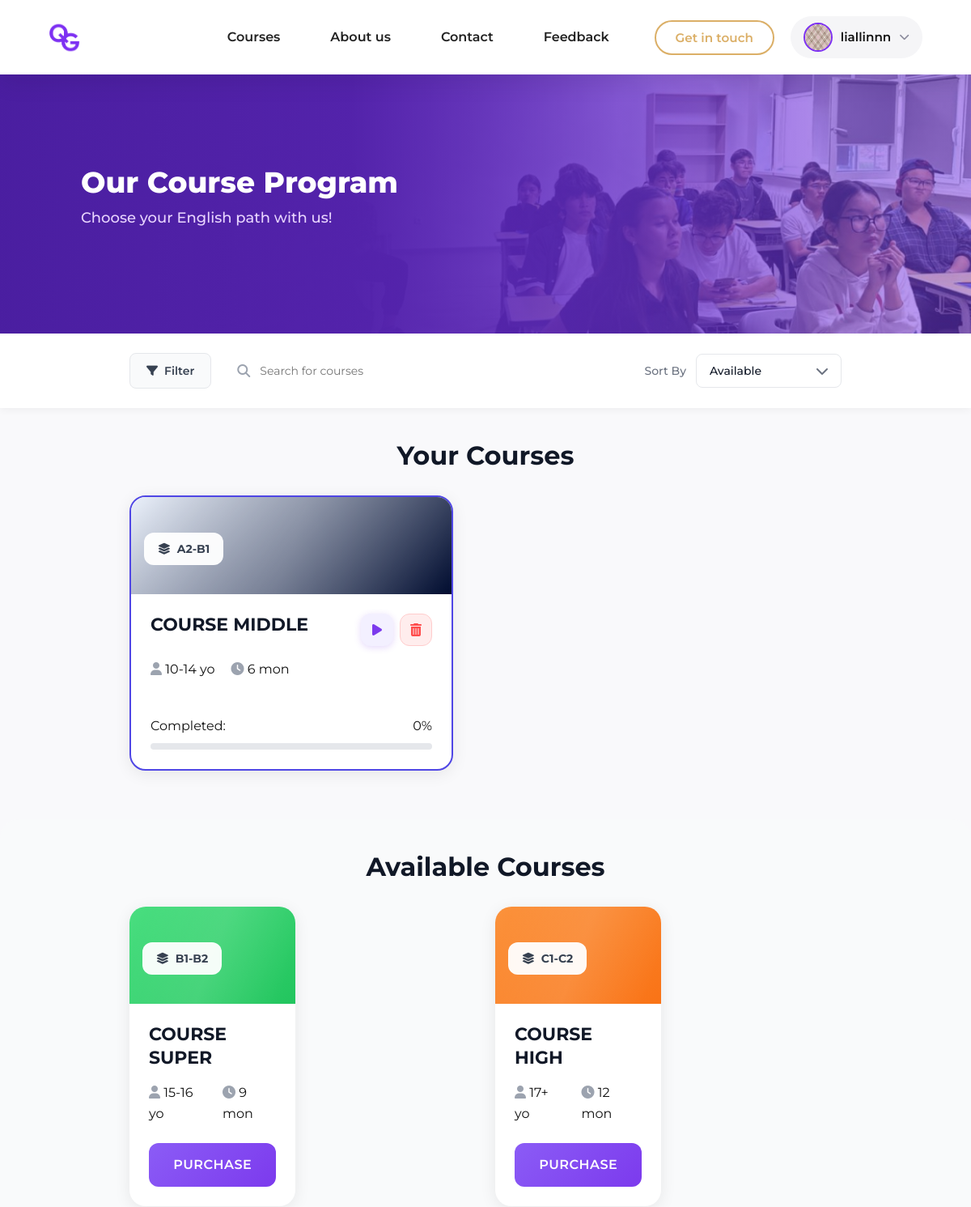
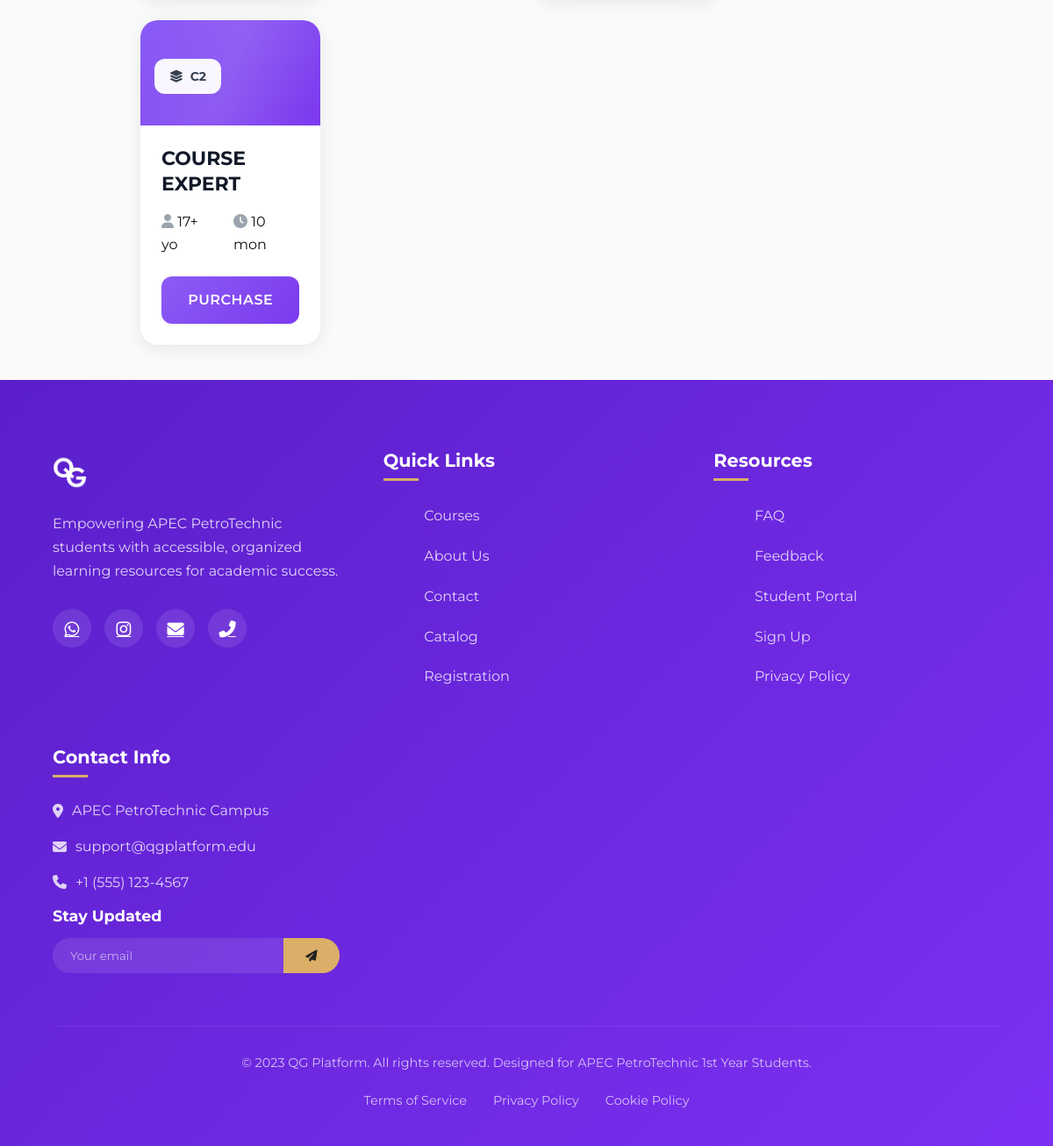
The app's page /courses/ (signed in) with its own data (2 pictures, top to bottom).
### users/models.py (models this page shows, shortened)
class UserProfile(models.Model):
    user = models.OneToOneField(User, on_delete=models.CASCADE)
    avatar = models.ImageField(upload_to='avatars/', blank=True, null=True)
    dob = models.DateField(blank=True, null=True)
    gender = models.CharField(max_length=20, blank=True, null=True)
    level = models.CharField(max_length=20, blank=True, null=True)

### english/models.py (models this page shows, shortened)
class Lesson(models.Model):
    title = models.CharField(max_length=200, unique=True)
    slug = models.SlugField(unique=True, null=True, blank=True)
    description = models.TextField()
    price = models.DecimalField(max_digits=10, decimal_places=2)
    duration = models.PositiveIntegerField(default=3)
    age_range = models.CharField(max_length=50)
    level = models.CharField(max_length=50)
    content_html = models.TextField(verbose_name="Detailed Course Content")
    materials = models.JSONField(default=list, blank=True)
    ratings = models.JSONField(default=dict, blank=True)

### english/views.py (the view)
# urls.py: path('courses/', views.courses, name='courses'),
@login_required
def courses(request):
    enrolled_lessons = Lesson.objects.filter(
        enrollment__user=request.user
    )
    all_lessons = Lesson.objects.all()
    return render(request, 'english/courses.html', {
        'enrolled_lessons': enrolled_lessons,
        'lessons': all_lessons,
    })

### english/templates/english/courses.html (shortened to what this page needs)
{% extends "english/base.html" %}
{% load static %}
{% block css %}
<link rel="stylesheet" href="{% static 'courses.css' %}">
{% endblock %}
{% block content %}
<section class="courses-hero">
  <div class="courses-hero-overlay"></div>
  <div class="courses-hero-content">
      <div class="courses-hero-text">
          <h1>Our Course Program</h1>
          <p>Choose your English path with us!</p>
      </div>
  </div>
</section>
<section class="filter-section">
  <div class="container">
      <div class="filter">
          <div class="filter-left">
              <button class="filter-btn">
                  <i class="fas fa-filter"></i> Filter
              </button>
              <div class="search-wrapper">
                  <i class="fas fa-search"></i>
                  <input type="text" id="courseSearch" placeholder="Search for courses">
              </div>
          </div>
          <div class="filter-right">
              <span class="sort-label">Sort By</span>
              <div class="select-wrapper">
                  <select class="sort-select" id="courseSort">
                      <option value="default">Available</option>
                  </select>
              </div>
          </div>
      </div>
  </div>
</section>
<section class="courses-section">
  <div class="container">
    <h2 class="section-title">Your Courses</h2>
    {% if enrolled_lessons %}
    <div class="courses-grid your-courses-grid">
      {% for lesson in enrolled_lessons %}
      <div class="course-card highlighted">
        <div class="course-image
          {% if lesson.slug == 'middle' %}blue-gradient
          {% elif lesson.slug == 'high' %}orange-gradient
          {% elif lesson.slug == 'expert' %}purple-gradient
          {% else %}green-gradient{% endif %}">
          <div class="gradient-animation"></div>
          <span class="badge">
            <i class="fas fa-layer-group"></i> {{ lesson.level }}
          </span>
        </div>
        <div class="course-body">
          <div class="title-row">
            <h3 class="course-title">{{ lesson.title }}</h3>
            <div class="course-actions">
              <a href="{% url 'english:course_material' lesson.slug %}" class="play-btn" title="Start Lesson">
                  <i class="fas fa-play"></i>
              </a>
              <form method="post" action="{% url 'english:remove_course' lesson.slug %}" class="remove-form">
                <button type="submit" class="remove-btn" title="Remove Course">
                    <i class="fas fa-trash-alt"></i>
                </button>
            </form>
            </div>
          </div>
          <div class="meta">
            <span><i class="fas fa-user"></i> {{ lesson.age_range }}</span>
            <span><i class="fas fa-clock"></i> {{ lesson.duration }} mon</span>
          </div>
          <div class="progress-section">
            <div class="progress-info">
              <span>Completed:</span>
              <span>0%</span>
            </div>
            <div class="progress-bar">
            </div>
          </div>
        </div>
      </div>
      {% endfor %}
    </div>
    {% else %}
      <p class="empty-text">You have not added any courses yet.</p>
    {% endif %}
  </div>
</section>
<section class="courses-section available">
  <div class="container">
      <h2 class="section-title">Available Courses</h2>
      <div class="courses-grid">
          {% for lesson in lessons %}
              {% if lesson not in enrolled_lessons %}
              <div class="course-card">
                  <div class="course-image
                      {% if lesson.slug == 'expert' %}purple-gradient
                      {% elif lesson.slug == 'high' %}orange-gradient
                      {% elif lesson.slug == 'middle' %}blue-gradient
                      {% else %}green-gradient{% endif %}">
                      <div class="gradient-animation"></div>
                      <span class="badge">
                          <i class="fas fa-layer-group"></i> {{ lesson.level }}
                      </span>
                  </div>
                  <div class="course-body">
                      <div class="title-row">
                          <h3 class="course-title">{{ lesson.title }}</h3>
                      </div>
                      <div class="meta">
                          <span><i class="fas fa-user"></i> {{ lesson.age_range }}</span>
                          <span><i class="fas fa-clock"></i> {{ lesson.duration }} mon</span>
                      </div>
                      <a href="{% url 'english:payment_page' lesson.slug %}" class="btn btn-purple">
                        Purchase
                    </a>
                  </div>
              </div>
              {% endif %}
          {% endfor %}
      </div>
  </div>
</section>
{% endblock %}

### english/templates/english/base.html (shortened to what this page needs)
{% load static %}
<html lang="en">
<head>
     <link rel="stylesheet" href="https://cdnjs.cloudflare.com/ajax/libs/font-awesome/6.4.0/css/all.min.css">
    <link rel="stylesheet" href="{% static 'style.css' %}">
    {%block css%}{%endblock%}
</head>
<body>
   <header class="navbar">
    <a href="{% url 'english:index' %}" class="logo-link">
        <div class="logo">
          <img src="{% static 'images/logo.png' %}" alt="QG logo" class="logo-img">
        </div>
      </a>
    <nav class="main-nav" id="mainNav">
      <ul class="nav-list">
        <li><a href="{% url 'english:catalog' %}" class="nav-link">Courses</a></li>
        <li><a href="{% url 'english:about' %}" class="nav-link">About us</a></li>
        <li><a href="#footer" class="nav-link">Contact</a></li>
        <li><a href="{% url 'english:feedback' %}" class="nav-link">Feedback</a></li>
      </ul>
      <div class="nav-right">
        <button class="btn-outline btn-contact">Get in touch</button>
        {% if user.is_authenticated %}
        <div class="user-dropdown">
          <div class="user-toggle" id="userToggle">
            <img
            class="user-avatar"
            src="{% if user.userprofile.avatar %}{{ user.userprofile.avatar.url }}{% else %}{% static 'images/User.png' %}{% endif %}"
            alt="user">
            <span class="user-name">{{ user.username }}</span>
            <i class="fas fa-chevron-down"></i>
          </div>
        </div>
        {% else %}
        <a href="{% url 'users:login' %}" class="btn-outline">Login</a>
        {% endif %}
    </nav>
  </header>
  {% block content %}{% endblock %}
  <footer class="footer" id="footer">
    <div class="footer-content">
      <div class="footer-section">
        <div class="footer-logo">
          <img src="{% static 'images/white logo.png' %}" alt="QG logo" class="footer-logo-img">
        </div>
        <p class="footer-description">Empowering APEC PetroTechnic students with accessible, organized learning resources for academic success.</p>
        <div class="social-links">
          <a href="#" class="social-link" aria-label="WhatsApp">
            <i class="fab fa-whatsapp"></i>
          </a>
          <a href="#" class="social-link" aria-label="Instagram">
            <i class="fab fa-instagram"></i>
          </a>
          <a href="#" class="social-link" aria-label="Email">
            <i class="fas fa-envelope"></i>
          </a>
          <a href="#" class="social-link" aria-label="Phone">
            <i class="fas fa-phone-alt"></i>
          </a>
        </div>
      </div>
      <div class="footer-section">
        <h3>Quick Links</h3>
        <ul class="footer-links">
            <li><a href="{% url 'english:catalog' %}">Courses</a></li>
            <li><a href="{% url 'english:about' %}">About Us</a></li>
            <li><a href="#footer">Contact</a></li>
            <li><a href="{% url 'english:catalog' %}">Catalog</a></li>
            <li><a href="{% url 'users:register' %}">Registration</a></li>
        </ul>
      </div>
      <div class="footer-section">
        <h3>Resources</h3>
        <ul class="footer-links">
            <li><a href="#">FAQ</a></li>
            <li><a href="{% url 'english:feedback' %}">Feedback</a></li>
            <li><a href="{% url 'users:profile' %}">Student Portal</a></li>
            <li><a href="{% url 'users:login' %}">Sign Up</a></li>
            <li><a href="#">Privacy Policy</a></li>
        </ul>
      </div>
      <div class="footer-section">
        <h3>Contact Info</h3>
        <div class="contact-info">
          <p><i class="fas fa-map-marker-alt"></i> APEC PetroTechnic Campus</p>
          <p><i class="fas fa-envelope"></i> support@qgplatform.edu</p>
          <p><i class="fas fa-phone"></i> +1 (555) 123-4567</p>
        </div>
        <div class="newsletter">
          <h4>Stay Updated</h4>
          <div class="newsletter-form">
            <input type="email" placeholder="Your email">
            <button type="submit"><i class="fas fa-paper-plane"></i></button>
          </div>
        </div>
      </div>
    </div>
    <div class="footer-bottom">
      <p>&copy; 2023 QG Platform. All rights reserved. Designed for APEC PetroTechnic 1st Year Students.</p>
      <div class="footer-bottom-links">
        <a href="#">Terms of Service</a>
        <a href="#">Privacy Policy</a>
        <a href="#">Cookie Policy</a>
      </div>
    </div>
  </footer>

### records on screen
Lesson: level "A2-B1", title "COURSE MIDDLE", age_range "10-14 yo", duration "6"
Lesson: level "B1-B2", title "COURSE SUPER", age_range "15-16 yo", duration "9"
Lesson: level "C1-C2", title "COURSE HIGH", age_range "17+ yo", duration "12"
Lesson: level "C2", title "COURSE EXPERT", age_range "17+ yo", duration "10"

### other values on screen
{{ user.username }} "liallinnn"
